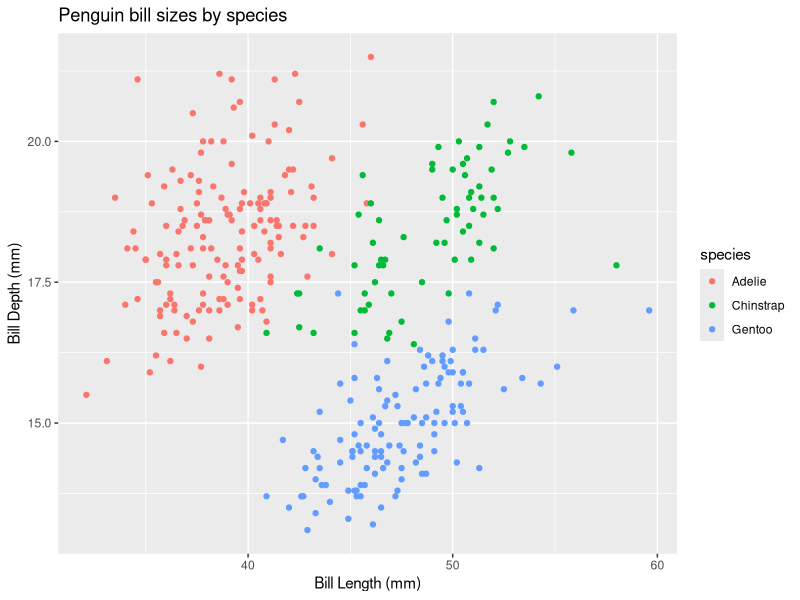
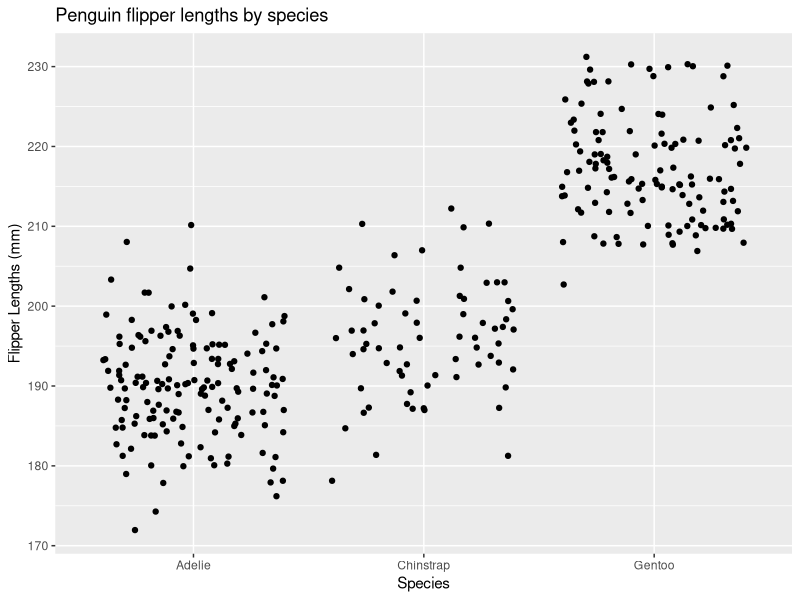

Recreate these plots in R, in order.
## ---- chunk 1
#| eval: true
#| echo: true
# create an expression ----
expression1 <- expression(x^2)

# find derivative with respect to x using `D()` ----
deriv1 <- D(expression1, "x")

# check it out ----
deriv1

# evaluate it at x = 3 ----
x <- 3

eval(deriv1)
## ---- chunk 2
#| eval: true
#| echo: true
# create an expression ----
expression2 <- expression(2 * (3 * a + 2)^4 - 5)

# find derivative with respect to x using `D()` ----
deriv2 <- D(expression2, "a")

# check it out ----
deriv2

# evaluate it at x = 3 ----
a <- 1.2

eval(deriv2)
## ---- chunk 3
#| eval: true
#| echo: true
#| warning: false
# install packages ----
library(tidyverse)
library(palmerpenguins)

# create ggplot ----
ggplot(data = penguins, aes(x = bill_length_mm, y = bill_depth_mm, color = species)) +
  geom_point() +
  labs(title = "Penguin bill sizes by species", 
       x = "Bill Length (mm)",
       y = "Bill Depth (mm)")
## ---- chunk 4
#| eval: true
#| echo: true
#| warning: false

# create ggplot ----
ggplot(data = penguins, aes(x = species, y = flipper_length_mm)) +
  geom_jitter() +
  labs(title = "Penguin flipper lengths by species",
       x = "Species",
       y = "Flipper Lengths (mm)")
